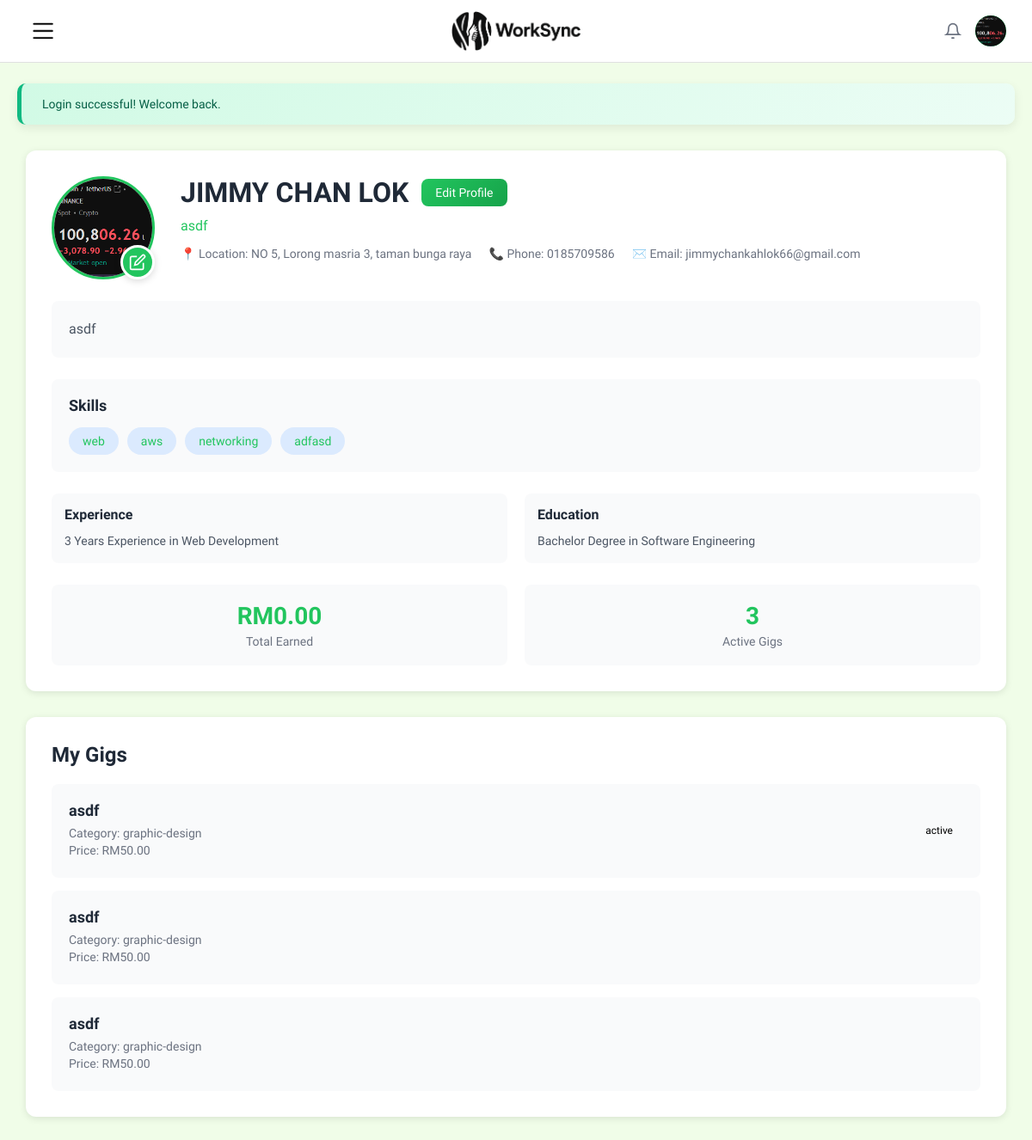
The app's page /page/freelancer_profile.php (signed in) with its own data.
### tables this page shows
CREATE TABLE
  `freelancer` (
    `FreelancerID` int (11) NOT NULL,
    `FirstName` varchar(100) DEFAULT NULL,
    `LastName` varchar(100) DEFAULT NULL,
    `Email` varchar(255) DEFAULT NULL,
    `Password` varchar(255) DEFAULT NULL,
    `PhoneNo` varchar(50) DEFAULT NULL,
    `ProfilePicture` varchar(500) DEFAULT NULL,
    `Status` varchar(50) DEFAULT NULL,
    `Address` text DEFAULT NULL,
    `Experience` text DEFAULT NULL,
    `Education` text DEFAULT NULL,
    `SocialMediaURL` varchar(255) DEFAULT NULL,
    `Bio` text DEFAULT NULL,
    `Rating` decimal(3, 2) DEFAULT NULL,
    `TotalEarned` decimal(10, 2) DEFAULT NULL,
    `JoinedDate` timestamp NOT NULL DEFAULT current_timestamp(),
    `isDelete` tinyint (1) DEFAULT 0
  );

CREATE TABLE
  `freelancerskill` (
    `FreelancerID` int (11) NOT NULL,
    `SkillID` int (11) NOT NULL,
    `ProficiencyLevel` varchar(50) DEFAULT NULL
  );

CREATE TABLE
  `skill` (
    `SkillID` int (11) NOT NULL,
    `SkillName` varchar(255) DEFAULT NULL
  );

CREATE TABLE
  `gig` (
    `GigID` int (11) NOT NULL,
    `FreelancerID` int (11) NOT NULL,
    `Title` varchar(150) NOT NULL,
    `Category` varchar(100) NOT NULL,
    `Subcategory` varchar(100) NOT NULL,
    `SearchTags` varchar(100) NOT NULL,
    `Description` text NOT NULL,
    `Price` int (11) NOT NULL,
    `DeliveryTime` int (11) NOT NULL,
    `RushDelivery` int (11) DEFAULT NULL,
    `RushDeliveryPrice` int (11) NOT NULL,
    `AdditionalRevision` int (11) DEFAULT NULL,
    `RevisionCount` int (11) NOT NULL,
    `Image1Path` varchar(255) NOT NULL,
    `Image2Path` varchar(255) DEFAULT NULL,
    `Image3Path` varchar(255) DEFAULT NULL,
    `VideoPath` varchar(255) DEFAULT NULL,
    `Status` enum ('active', 'paused', 'deleted') NOT NULL,
    `CreatedAt` datetime NOT NULL,
    `UpdatedAt` datetime DEFAULT NULL
  );

### page/freelancer_profile.php (the view, shortened to what this page needs)
<?php
$conn = getDBConnection();
$freelancer_id = $_SESSION['user_id'];
$stmt = $conn->prepare("SELECT FreelancerID, FirstName, LastName, Email, PhoneNo, Address, Experience, Education, Bio, Rating, TotalEarned, SocialMediaURL, ProfilePicture FROM freelancer WHERE FreelancerID = ?");
$stmt->bind_param("i", $freelancer_id);
$stmt->execute();
$result = $stmt->get_result();
$freelancer = $result->fetch_assoc();
$stmt = $conn->prepare("
    SELECT s.SkillName, fs.ProficiencyLevel
    FROM freelancerskill fs
    INNER JOIN skill s ON fs.SkillID = s.SkillID
    WHERE fs.FreelancerID = ?
");
$stmt->bind_param("i", $freelancer_id);
$stmt->execute();
$skills_result = $stmt->get_result();
$skills = [];
while ($row = $skills_result->fetch_assoc()) {
    $skills[] = $row;
}
$total_earned = $freelancer['TotalEarned'] ?? 0.00;
$stmt = $conn->prepare("
    SELECT
        GigID,
        Title,
        Category,
        Price,
        Status,
        CreatedAt
    FROM gig
    WHERE FreelancerID = ?
    ORDER BY CreatedAt DESC
    LIMIT 10
");
$stmt->bind_param("i", $freelancer_id);
$stmt->execute();
$gigs_result = $stmt->get_result();
$gigs = [];
while ($row = $gigs_result->fetch_assoc()) {
    $gigs[] = $row;
}
?>
<!DOCTYPE html>
<html lang="en">
<head>
    <link rel="stylesheet" href="/assets/css/style.css">
    <link rel="stylesheet" href="/assets/css/dashboard.css">
    <link rel="stylesheet" href="/assets/css/profile.css">
</head>
<body class="profile-page">
    <div class="profile-layout">
        <main class="main-content">
            <?php include '../includes/header.php'; ?>
            <?php if (isset($_SESSION['success'])): ?>
                <div class="alert alert-success">
                    <?php echo htmlspecialchars($_SESSION['success']);
                    unset($_SESSION['success']); ?>
                </div>
            <?php endif; ?>
            <div class="profile-card">
                <div class="profile-header-section">
                    <div class="profile-image-container">
                        <?php if ($freelancer['ProfilePicture'] && file_exists('../' . $freelancer['ProfilePicture'])): ?>
                            <img src="<?php echo htmlspecialchars($freelancer['ProfilePicture']); ?>" alt="Profile Picture" class="profile-picture">
                        <?php else: ?>
                            <div class="avatar-large"><?php echo strtoupper(substr($freelancer['FirstName'] ?: 'F', 0, 1) . substr($freelancer['LastName'] ?: 'L', 0, 1)); ?></div>
                        <?php endif; ?>
                        <label for="profile_picture_input" class="upload-icon-button" title="Upload profile picture">
                            <svg class="pencil-icon" viewBox="0 0 24 24" fill="none" stroke="currentColor" stroke-width="2">
                                <path d="M11 4H4a2 2 0 0 0-2 2v14a2 2 0 0 0 2 2h14a2 2 0 0 0 2-2v-7"></path>
                                <path d="M18.5 2.5a2.121 2.121 0 0 1 3 3L12 15l-4 1 1-4 9.5-9.5z"></path>
                            </svg>
                        </label>
                    </div>
                    <div class="profile-info">
                        <h1 class="profile-name">
                            <?php echo htmlspecialchars($freelancer['FirstName'] . ' ' . $freelancer['LastName']); ?>
                            <a href="edit_freelancer_profile.php" class="edit-profile-btn">Edit Profile</a>
                        </h1>
                        <p class="profile-tagline"><?php echo htmlspecialchars($freelancer['Bio'] ?: 'Professional freelancer'); ?></p>
                        <div class="profile-details">
                            <?php if ($freelancer['Address']): ?>
                                <span class="detail-item">📍 Location: <?php echo htmlspecialchars($freelancer['Address']); ?></span>
                            <?php endif; ?>
                            <?php if ($freelancer['PhoneNo']): ?>
                                <span class="detail-item">📞 Phone: <?php echo htmlspecialchars($freelancer['PhoneNo']); ?></span>
                            <?php endif; ?>
                            <span class="detail-item">✉️ Email: <?php echo htmlspecialchars($freelancer['Email']); ?></span>
                        </div>
                    </div>
                </div>
                <div class="profile-description">
                    <p><?php echo htmlspecialchars($freelancer['Bio'] ?: 'No bio available.'); ?></p>
                </div>
                <?php if (!empty($skills)): ?>
                    <div class="skills-section">
                        <h3>Skills</h3>
                        <div class="skills-list">
                            <?php foreach ($skills as $skill): ?>
                                <span class="skill-tag">
                                    <?php echo htmlspecialchars($skill['SkillName']); ?>
                                </span>
                            <?php endforeach; ?>
                        </div>
                    </div>
                <?php endif; ?>
                <div class="profile-extra-info">
                    <?php if ($freelancer['Experience']): ?>
                        <div class="info-section">
                            <h4>Experience</h4>
                            <p><?php echo nl2br(htmlspecialchars($freelancer['Experience'])); ?></p>
                        </div>
                    <?php endif; ?>
                    <?php if ($freelancer['Education']): ?>
                        <div class="info-section">
                            <h4>Education</h4>
                            <p><?php echo nl2br(htmlspecialchars($freelancer['Education'])); ?></p>
                        </div>
                    <?php endif; ?>
                </div>
                <div class="profile-stats">
                    <div class="stat-box">
                        <div class="stat-value">RM<?php echo number_format($total_earned, 2); ?></div>
                        <div class="stat-label">Total Earned</div>
                    </div>
                    <div class="stat-box">
                        <div class="stat-value"><?php echo count($gigs); ?></div>
                        <div class="stat-label">Active Gigs</div>
                    </div>
                </div>
            </div>
            <div class="project-history-card">
                <h2 class="section-title">My Gigs</h2>
                <div class="project-list">
                    <?php if (empty($gigs)): ?>
                        <p class="no-projects">No gigs created yet. <a href="create_gig.php">Create your first gig</a>!</p>
                    <?php else: ?>
                        <?php foreach ($gigs as $gig): ?>
                            <div class="project-item">
                                <div class="project-info">
                                    <h3 class="project-title"><?php echo htmlspecialchars($gig['Title']); ?></h3>
                                    <p class="project-freelancer">Category: <?php echo htmlspecialchars($gig['Category']); ?></p>
                                    <p class="project-budget">Price: RM<?php echo number_format($gig['Price'], 2); ?></p>
                                </div>
                                <div class="project-status">
                                    <?php
                                    $status = $gig['Status'];
                                    $status_class = strtolower(str_replace(' ', '-', $status));
                                    ?>
                                    <span class="status-badge status-<?php echo $status_class; ?>"><?php echo htmlspecialchars($status); ?></span>
                                </div>
                            </div>
                        <?php endforeach; ?>
                    <?php endif; ?>
                </div>
            </div>
        </main>
    </div>
</body>
</html>

### includes/header.php (shortened to what this page needs)
<header class="profile-header">
    <div class="header-left">
        <?php if (isset($_SESSION['user_id']) && isset($_SESSION['user_type'])): ?>
        <label for="sidebarToggle" class="menu-toggle" aria-label="Toggle sidebar">
            <img src="/images/menu_.png" alt="Menu" class="menu-icon">
        </label>
        <?php endif; ?>
    </div>
    <div class="header-logo">
        <a href="<?php
            if (isset($_SESSION['user_id']) && isset($_SESSION['user_type'])) {
                if ($_SESSION['user_type'] === 'freelancer') {
                    echo '/freelancer_home.php';
                } else {
                    echo '/client_home.php';
                }
            } else {
                echo '/index.php';
            }
        ?>">
            <img src="/images/logo.png" alt="Logo" class="logo-img">
        </a>
    </div>
    <div class="header-actions">
        <svg class="notification-icon" width="20" height="20" viewBox="0 0 24 24" fill="none" stroke="currentColor" stroke-width="2">
            <path d="M18 8A6 6 0 0 0 6 8c0 7-3 9-3 9h18s-3-2-3-9"></path>
            <path d="M13.73 21a2 2 0 0 1-3.46 0"></path>
        </svg>
        <div class="profile-dropdown">
            <div class="profile-avatar" id="profileAvatar" style="width: 36px; height: 36px; border-radius: 50%; background-color: #22c55e; display: flex; align-items: center; justify-content: center; color: white; font-size: 18px; cursor: pointer; overflow: hidden; flex-shrink: 0;">
                <?php
                if (isset($_SESSION['user_id']) && isset($_SESSION['user_type'])) {
                    $user_id = $_SESSION['user_id'];
                    $user_type = $_SESSION['user_type'];
                    $conn = getDBConnection();
                    if ($user_type === 'freelancer') {
                        $table = 'freelancer';
                        $id_column = 'FreelancerID';
                        $name_col1 = 'FirstName';
                        $name_col2 = 'LastName';
                    } else {
                        $table = 'client';
                        $id_column = 'ClientID';
                        $name_col1 = 'CompanyName';
                        $name_col2 = null;
                    }
                    $query = "SELECT ProfilePicture, $name_col1" . ($name_col2 ? ", $name_col2" : "") . " FROM $table WHERE $id_column = ?";
                    $stmt = $conn->prepare($query);
                    $stmt->bind_param('i', $user_id);
                    $stmt->execute();
                    $result = $stmt->get_result();
                    if ($result && $result->num_rows > 0) {
                        $user = $result->fetch_assoc();
                        $profilePicture = $user['ProfilePicture'] ?? null;
                        if (!empty($profilePicture) && file_exists('../' . $profilePicture)) {
                            echo '<img src="' . htmlspecialchars($profilePicture) . '" alt="Profile" style="width: 100%; height: 100%; object-fit: cover; border-radius: 50%; display: block;">';
                        }
                    } else {
                        echo '👤';
                    }
                } else {
                    echo '👤';
                }
                ?>
            </div>
        </div>
    </div>
</header>

### assets/css/style.css (style rules this page uses)
* { margin: 0; padding: 0; box-sizing: border-box; }
body { font-family: 'Momo Trust Display', sans-serif; background: linear-gradient(135deg, #f0fde8 0%, #e6fdd5 100%); min-height: 100vh; align-items: center; justify-content: center; padding: 20px; }

### includes/freelancer_sidebar.php (style rules this page uses)
.logo-img { width: 40px; height: 40px; object-fit: contain; }

### records on screen
freelancer: ProfilePicture (picture), FirstName+LastName "JIMMY CHAN LOK", Bio "asdf", Address "NO 5, Lorong masria 3, taman bunga raya", PhoneNo "0185709586", Email "jimmychankahlok66@gmail.com", Experience "3 Years Experience in Web Development", Education "Bachelor Degree in Software Engineering", TotalEarned "0.00"
freelancerskill: SkillID.SkillName "web"
freelancerskill: SkillID.SkillName "aws"
freelancerskill: SkillID.SkillName "networking"
freelancerskill: SkillID.SkillName "adfasd"
gig: Title "asdf", Category "graphic-design", Price "50.00", Status "active"
gig: Title "asdf", Category "graphic-design", Price "50.00"
gig: Title "asdf", Category "graphic-design", Price "50.00"

### other values on screen
$_SESSION['success'] "Login successful! Welcome back."
count($gigs) "3"
